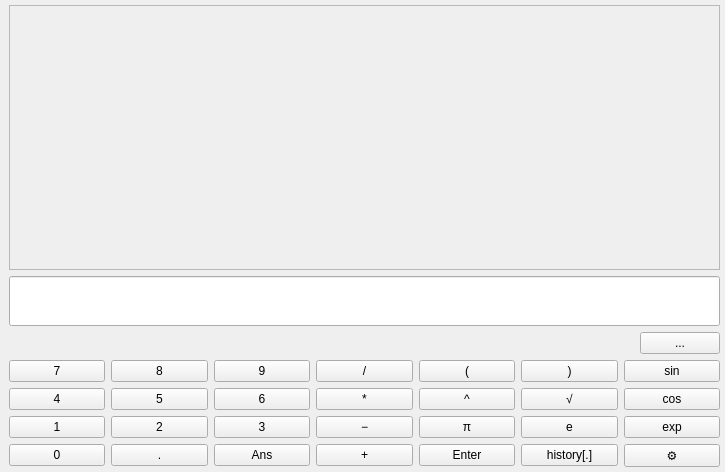
<?xml version="1.0" encoding="UTF-8"?>
<ui version="4.0">
 <class>MainWindow</class>
 <widget class="QMainWindow" name="MainWindow">
  <property name="geometry">
   <rect>
    <x>0</x>
    <y>0</y>
    <width>725</width>
    <height>472</height>
   </rect>
  </property>
  <property name="windowTitle">
   <string>AcornCalc</string>
  </property>
  <property name="locale">
   <locale language="English" country="UnitedKingdom"/>
  </property>
  <widget class="QWidget" name="verticalLayoutWidget">
   <layout class="QVBoxLayout" name="verticalLayout">
    <property name="topMargin">
     <number>5</number>
    </property>
    <property name="rightMargin">
     <number>5</number>
    </property>
    <property name="bottomMargin">
     <number>5</number>
    </property>
    <item>
     <widget class="QScrollArea" name="scrollArea">
      <property name="widgetResizable">
       <bool>true</bool>
      </property>
      <widget class="QWidget" name="historyVerticalLayoutWidget">
       <property name="geometry">
        <rect>
         <x>0</x>
         <y>0</y>
         <width>709</width>
         <height>240</height>
        </rect>
       </property>
       <layout class="QVBoxLayout" name="verticalLayout_3">
        <property name="spacing">
         <number>0</number>
        </property>
        <property name="leftMargin">
         <number>0</number>
        </property>
        <property name="topMargin">
         <number>0</number>
        </property>
        <property name="rightMargin">
         <number>0</number>
        </property>
        <property name="bottomMargin">
         <number>0</number>
        </property>
       </layout>
      </widget>
     </widget>
    </item>
    <item>
     <layout class="QVBoxLayout" name="verticalLayout_2" stretch="0,0">
      <item>
       <widget class="PrimaryLineEdit" name="primaryLineEdit">
        <property name="minimumSize">
         <size>
          <width>0</width>
          <height>50</height>
         </size>
        </property>
        <property name="font">
         <font>
          <pointsize>16</pointsize>
         </font>
        </property>
       </widget>
      </item>
      <item>
       <layout class="QHBoxLayout" name="horizontalLayout_2" stretch="9,1">
        <item>
         <widget class="QLabel" name="secondaryOutputLabel">
          <property name="text">
           <string/>
          </property>
          <property name="margin">
           <number>5</number>
          </property>
         </widget>
        </item>
        <item>
         <widget class="QPushButton" name="preciseOutputButton">
          <property name="text">
           <string>...</string>
          </property>
         </widget>
        </item>
       </layout>
      </item>
     </layout>
    </item>
    <item>
     <layout class="QGridLayout" name="gridLayout">
      <item row="4" column="0">
       <widget class="QPushButton" name="numButton0">
        <property name="text">
         <string>0</string>
        </property>
       </widget>
      </item>
      <item row="3" column="5">
       <widget class="QPushButton" name="eButton">
        <property name="text">
         <string>e</string>
        </property>
       </widget>
      </item>
      <item row="3" column="4">
       <widget class="QPushButton" name="piButton">
        <property name="text">
         <string>π</string>
        </property>
       </widget>
      </item>
      <item row="2" column="1">
       <widget class="QPushButton" name="numButton5">
        <property name="text">
         <string>5</string>
        </property>
       </widget>
      </item>
      <item row="4" column="5">
       <widget class="QPushButton" name="historyButton">
        <property name="text">
         <string>history[.]</string>
        </property>
       </widget>
      </item>
      <item row="2" column="3">
       <widget class="QPushButton" name="multiplyButton">
        <property name="text">
         <string>*</string>
        </property>
       </widget>
      </item>
      <item row="0" column="2">
       <widget class="QPushButton" name="numButton9">
        <property name="text">
         <string>9</string>
        </property>
       </widget>
      </item>
      <item row="2" column="6">
       <widget class="QPushButton" name="cosButton">
        <property name="text">
         <string>cos</string>
        </property>
       </widget>
      </item>
      <item row="4" column="6">
       <widget class="QPushButton" name="settingsButton">
        <property name="text">
         <string>⚙</string>
        </property>
       </widget>
      </item>
      <item row="2" column="2">
       <widget class="QPushButton" name="numButton6">
        <property name="text">
         <string>6</string>
        </property>
       </widget>
      </item>
      <item row="0" column="1">
       <widget class="QPushButton" name="numButton8">
        <property name="text">
         <string>8</string>
        </property>
       </widget>
      </item>
      <item row="3" column="0">
       <widget class="QPushButton" name="numButton1">
        <property name="text">
         <string>1</string>
        </property>
       </widget>
      </item>
      <item row="0" column="0">
       <widget class="QPushButton" name="numButton7">
        <property name="text">
         <string>7</string>
        </property>
       </widget>
      </item>
      <item row="3" column="1">
       <widget class="QPushButton" name="numButton2">
        <property name="text">
         <string>2</string>
        </property>
       </widget>
      </item>
      <item row="3" column="2">
       <widget class="QPushButton" name="numButton3">
        <property name="text">
         <string>3</string>
        </property>
       </widget>
      </item>
      <item row="3" column="3">
       <widget class="QPushButton" name="subtractButton">
        <property name="text">
         <string>−</string>
        </property>
       </widget>
      </item>
      <item row="4" column="3">
       <widget class="QPushButton" name="addButton">
        <property name="text">
         <string>+</string>
        </property>
       </widget>
      </item>
      <item row="2" column="4">
       <widget class="QPushButton" name="powerButton">
        <property name="text">
         <string>^</string>
        </property>
       </widget>
      </item>
      <item row="0" column="6">
       <widget class="QPushButton" name="sinButton">
        <property name="text">
         <string>sin</string>
        </property>
       </widget>
      </item>
      <item row="3" column="6">
       <widget class="QPushButton" name="expButton">
        <property name="text">
         <string>exp</string>
        </property>
       </widget>
      </item>
      <item row="4" column="1">
       <widget class="QPushButton" name="decimalPointButton">
        <property name="text">
         <string>.</string>
        </property>
       </widget>
      </item>
      <item row="0" column="5">
       <widget class="QPushButton" name="rightBracketButton">
        <property name="text">
         <string>)</string>
        </property>
       </widget>
      </item>
      <item row="2" column="0">
       <widget class="QPushButton" name="numButton4">
        <property name="text">
         <string>4</string>
        </property>
       </widget>
      </item>
      <item row="0" column="4">
       <widget class="QPushButton" name="leftBracketButton">
        <property name="text">
         <string>(</string>
        </property>
       </widget>
      </item>
      <item row="2" column="5">
       <widget class="QPushButton" name="sqrtButton">
        <property name="text">
         <string>√</string>
        </property>
       </widget>
      </item>
      <item row="0" column="3">
       <widget class="QPushButton" name="divideButton">
        <property name="text">
         <string>/</string>
        </property>
       </widget>
      </item>
      <item row="4" column="4">
       <widget class="QPushButton" name="enterButton">
        <property name="text">
         <string>Enter</string>
        </property>
       </widget>
      </item>
      <item row="4" column="2">
       <widget class="QPushButton" name="ansButton">
        <property name="text">
         <string>Ans</string>
        </property>
       </widget>
      </item>
     </layout>
    </item>
   </layout>
  </widget>
 </widget>
 <customwidgets>
  <customwidget>
   <class>PrimaryLineEdit</class>
   <extends>QLineEdit</extends>
   <header>View/PrimaryLineEdit.h</header>
  </customwidget>
 </customwidgets>
 <resources/>
 <connections/>
</ui>
